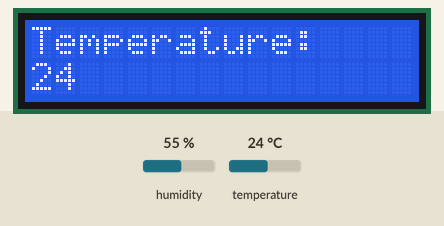
The sketch below on a simulated Arduino Uno, built with avr-gcc and run on an emulated ATmega328P. Shown: 16×2 character LCD. The inputs (shaded band) are chosen by the test bench; at power-on: temperature 24 °C, humidity 55 %. No radio packets arrive unless stated.

Above: at 1.2 s.
1.3 s: temperature set to 12 °C
At 2.8 s:
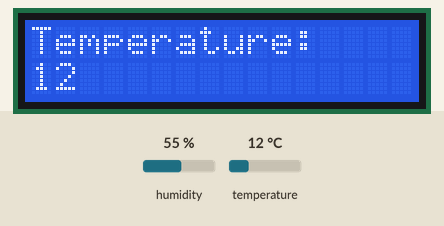
3.6 s: temperature set to 19 °C
At 5.9 s:
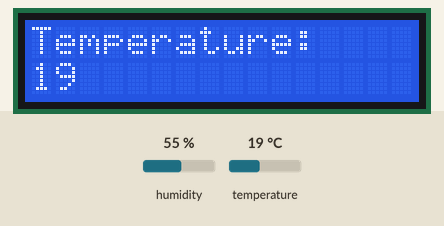
6.6 s: temperature set to 28 °C
At 9.0 s:
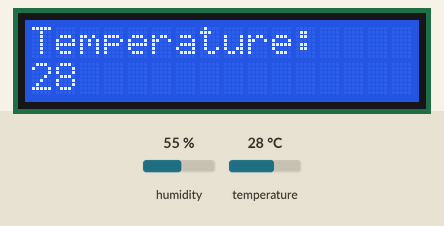
Timing chart, 0 to 10.5 s (numbered marks = the images above; inputs shaded):
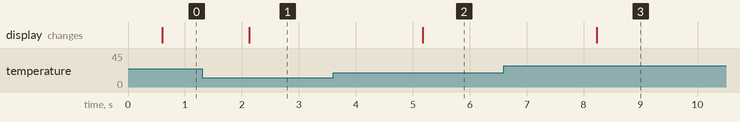

The sketch:

arduino_raspberry_nrf.ino
```cpp
// include the library code:
#include <LiquidCrystal.h>
#include <DHT11.h>

DHT11 dht11(46);
#include <SPI.h>
#include <nRF24L01.h>
#include <RF24.h>

RF24 radio(9, 10); // CE, CSN
const byte address[6] = "00001";
// Creates an LCD object. Parameters: (rs, enable, d4, d5, d6, d7)
LiquidCrystal lcd(12, 11, 5, 4, 3, 2);

void setup()
{
	// set up the LCD's number of columns and rows:
	lcd.begin(16, 2);
	// Clears the LCD screen
	lcd.clear();

  radio.begin();
  radio.setChannel(0x76); // It's important to use the same channel for both Arduino and Raspberry Pi
  radio.openWritingPipe(address);
  radio.setPALevel(RF24_PA_MAX);
  radio.enableDynamicPayloads(); // Enable dynamic payloads
  radio.enableAckPayload(); // Optional: Enable payload with ACK
  radio.stopListening();
}

void loop()
{
  int temperature = dht11.readTemperature();

    // Check the result of the reading.
    // If there's no error, print the temperature value.
    // If there's an error, print the appropriate error message.
    if (temperature != DHT11::ERROR_CHECKSUM && temperature != DHT11::ERROR_TIMEOUT)
    {
        Serial.print("Temperature: ");
        Serial.print(temperature);
        Serial.println(" °C");
    }
    else
    {
        Serial.println(DHT11::getErrorString(temperature));
    }
	// Print a message to the LCD.
  lcd.setCursor(0, 0);
	lcd.print("Temperature: ");

	// set the cursor to column 0, line 1
	// (note: line 1 is the second row, since counting begins with 0):
	lcd.setCursor(0, 1);
	// Print a message to the LCD.
	lcd.print(temperature);

  int temp = temperature;  // Example temperature
  radio.write(&temp, sizeof(temp));

  delay(1000);
}
```

arduino_code.c
```cpp
// include the library code:
#include <LiquidCrystal.h>
#include <DHT11.h>

DHT11 dht11(46);
#include <SPI.h>
#include <nRF24L01.h>
#include <RF24.h>

RF24 radio(9, 10); // CE, CSN
const byte address[6] = "00001";
// Creates an LCD object. Parameters: (rs, enable, d4, d5, d6, d7)
LiquidCrystal lcd(12, 11, 5, 4, 3, 2);

void setup()
{
	// set up the LCD's number of columns and rows:
	lcd.begin(16, 2);
	// Clears the LCD screen
	lcd.clear();

  radio.begin();
  radio.setChannel(0x76); // It's important to use the same channel for both Arduino and Raspberry Pi
  radio.openWritingPipe(address);
  radio.setPALevel(RF24_PA_MAX);
  radio.enableDynamicPayloads(); // Enable dynamic payloads
  radio.enableAckPayload(); // Optional: Enable payload with ACK
  radio.stopListening();
}

void loop()
{
  int temperature = dht11.readTemperature();

    // Check the result of the reading.
    // If there's no error, print the temperature value.
    // If there's an error, print the appropriate error message.
    if (temperature != DHT11::ERROR_CHECKSUM && temperature != DHT11::ERROR_TIMEOUT)
    {
        Serial.print("Temperature: ");
        Serial.print(temperature);
        Serial.println(" °C");
    }
    else
    {
        Serial.println(DHT11::getErrorString(temperature));
    }
	// Print a message to the LCD.
  lcd.setCursor(0, 0);
	lcd.print("Temperature: ");

	// set the cursor to column 0, line 1
	// (note: line 1 is the second row, since counting begins with 0):
	lcd.setCursor(0, 1);
	// Print a message to the LCD.
	lcd.print(temperature);

  int temp = temperature;  // Example temperature
  radio.write(&temp, sizeof(temp));

  delay(1000);
}
```

Measured:
- after the input at 1.3 s, the display: changes after 0.82 s (image 1)
- after the input at 3.6 s, the display: changes after 1.6 s (image 2)
- after the input at 6.6 s, the display: changes after 1.6 s (image 3)
